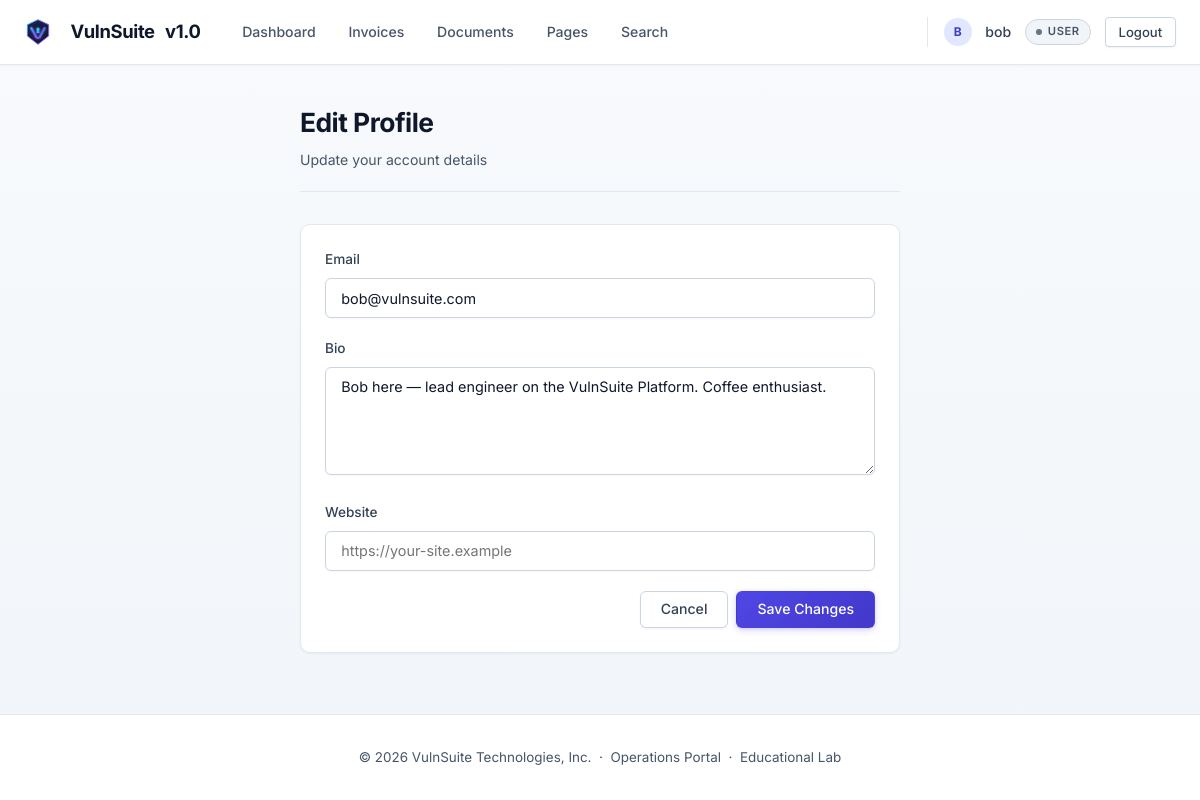
/profile/edit (signed in), run on the app's committed database.
### tables this page shows
CREATE TABLE users (
        id          INTEGER PRIMARY KEY AUTOINCREMENT,
        username    TEXT UNIQUE NOT NULL,
        email       TEXT UNIQUE NOT NULL,
        password    TEXT NOT NULL,
        role        TEXT NOT NULL DEFAULT 'user',
        bio         TEXT DEFAULT '',
        website     TEXT DEFAULT '',
        created_at  TEXT DEFAULT (datetime('now'))
    );

### routes/profile_routes.py (the view, shortened to what this page needs)
@profile_bp.route("/profile/edit", methods=["GET", "POST"])
@login_required
def edit_profile():
    user = current_user()
    db   = get_db()
    me = db.execute("SELECT * FROM users WHERE id=?", (user["id"],)).fetchone()
    return render_template("profile/edit_profile.html", me=me)

### auth.py (called while the page is built)
def current_user():
    return {
        "id":       session.get("user_id"),
        "username": session.get("username"),
        "role":     session.get("role"),
    } if "user_id" in session else None

def login_required(f):
    @wraps(f)
    def decorated(*args, **kwargs):
        if not current_user():
            return redirect(url_for("auth.login"))
        return f(*args, **kwargs)
    return decorated

### db.py (called while the page is built)
def get_db():
    if "db" not in g:
        db_path = current_app.config["DATABASE"]
        g.db = sqlite3.connect(db_path, detect_types=sqlite3.PARSE_DECLTYPES,
                               timeout=10)
        g.db.row_factory = sqlite3.Row
        g.db.execute("PRAGMA busy_timeout = 8000")
    return g.db

### templates/profile/edit_profile.html (shortened to what this page needs)
{% extends "base.html" %}
{% block content %}
<div style="max-width:600px;margin:0 auto;">
  <div class="page-header">
    <div>
      <h1 class="page-title">Edit Profile</h1>
      <p class="page-sub">Update your account details</p>
    </div>
  </div>
  <div class="card">
    <form method="POST" action="{{ url_for('profile.edit_profile') }}">
      <div class="form-group">
        <label for="email">Email</label>
        <input type="email" id="email" name="email" value="{{ me['email'] }}" required />
      </div>
      <div class="form-group">
        <label for="bio">Bio</label>
        <textarea id="bio" name="bio" rows="5"
          placeholder="Write a short bio for your profile…">{{ me['bio'] or '' }}</textarea>
      </div>
      <div class="form-group">
        <label for="website">Website</label>
        <input type="text" id="website" name="website" value="{{ me['website'] or '' }}"
               placeholder="https://your-site.example" />
      </div>
      <div class="flex gap-1" style="justify-content:flex-end;">
        <a href="{{ url_for('profile.dashboard') }}" class="btn btn-ghost">Cancel</a>
        <button type="submit" class="btn btn-primary">Save Changes</button>
      </div>
    </form>
  </div>
</div>
{% endblock %}

### templates/base.html (shortened to what this page needs)
<!DOCTYPE html>
<html lang="en">
<head>
  <link rel="stylesheet" href="{{ url_for('static', filename='css/main.css') }}" />
</head>
<body>
  <nav class="navbar">
    <div class="nav-inner">
      <a href="{{ url_for('index') }}" class="nav-brand">
        <img src="{{ url_for('static', filename='img/logo.svg') }}" alt="VulnSuite Logo" class="brand-logo" width="28" height="28" style="vertical-align: middle; margin-right: 8px;" />
        <span class="brand-name">VulnSuite</span>
        <span class="brand-pill">v1.0</span>
      </a>
      {% if current_user %}
      <div class="nav-links">
        <a href="{{ url_for('profile.dashboard') }}"   class="nav-link">Dashboard</a>
        <a href="{{ url_for('invoice.my_invoices') }}" class="nav-link">Invoices</a>
        <a href="{{ url_for('document.view_document') }}" class="nav-link">Documents</a>
        <a href="{{ url_for('page.render_page') }}"    class="nav-link">Pages</a>
        <a href="{{ url_for('extra.search_invoices') }}" class="nav-link">Search</a>
      </div>
      <div class="nav-user">
        <span class="user-avatar" style="width:28px;height:28px;border-radius:50%;background:#e0e7ff;color:#4338ca;display:inline-flex;align-items:center;justify-content:center;font-weight:700;font-size:0.75rem;">{{ current_user.username[:1].upper() }}</span>
        <span class="nav-username">{{ current_user.username }}</span>
        <span class="role-badge role-{{ current_user.role | replace('-','_') }}">{{ current_user.role }}</span>
        <a href="{{ url_for('auth.logout') }}" class="btn btn-sm btn-ghost">Logout</a>
      </div>
      {% else %}
      <div class="nav-links">
        <a href="{{ url_for('auth.login') }}"    class="btn btn-sm btn-primary">Login</a>
        <a href="{{ url_for('auth.register') }}" class="btn btn-sm btn-ghost">Register</a>
      </div>
      {% endif %}
    </div>
  </nav>
  <main class="main-content">
    {% block content %}{% endblock %}
  </main>
  <footer class="site-footer">
    <p>© 2026 VulnSuite Technologies, Inc. &nbsp;·&nbsp; Operations Portal &nbsp;·&nbsp; <span class="footer-badge">Educational Lab</span></p>
  </footer>
</body>
</html>

### data on the page
users: username "bob", role "USER", email "bob@vulnsuite.com", bio "Bob here — lead engineer on the VulnSuite Platform. Coffee enthusiast."

### other printed values
{{ current_user.username[:1].upper() }} "B"
